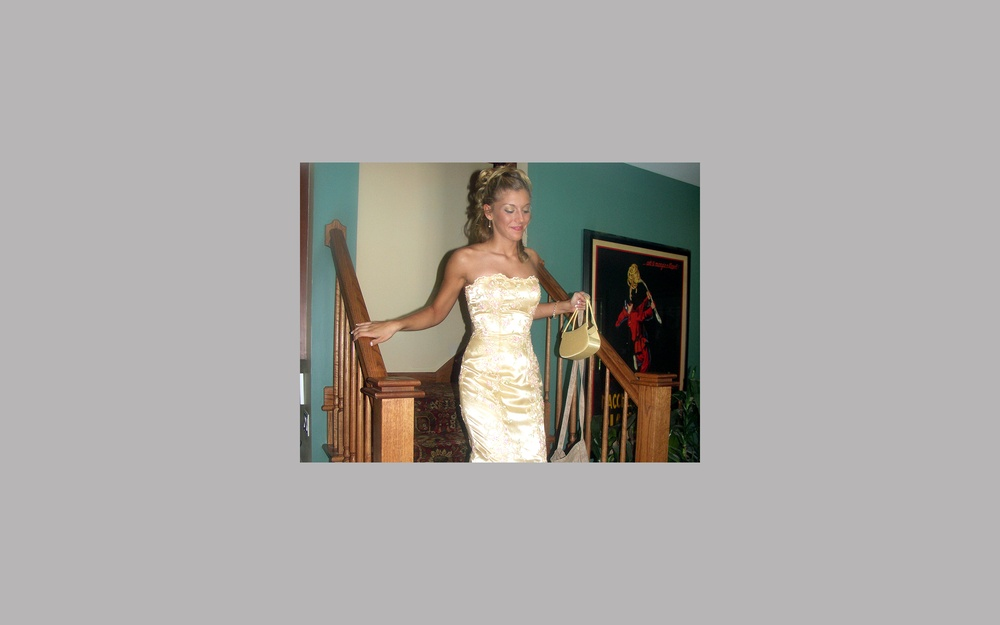
#> input picture stimuli/primes_pos/image_0.jpg, 1000 x 625 px, shrunk from 2560 x 1600 before the run; its folder holds 4 pictures in this run
$ python code_chunk_testing.py
#> lines starting #> are read from the running program, lines starting #| are printed output that depends on the picture
from PIL import Image
import glob
image_list = []
for filename in glob.glob('D:\Documents\MSc\sleepysleepy\programming_group\priming-session\stimuli\primes_pos\*.jpg'):
    im=Image.open(filename)
#> im is the input picture: PIL image 1000x625 RGB; mean R, G, B 171, 168, 165.3
    image_list.append(im)
im.show()
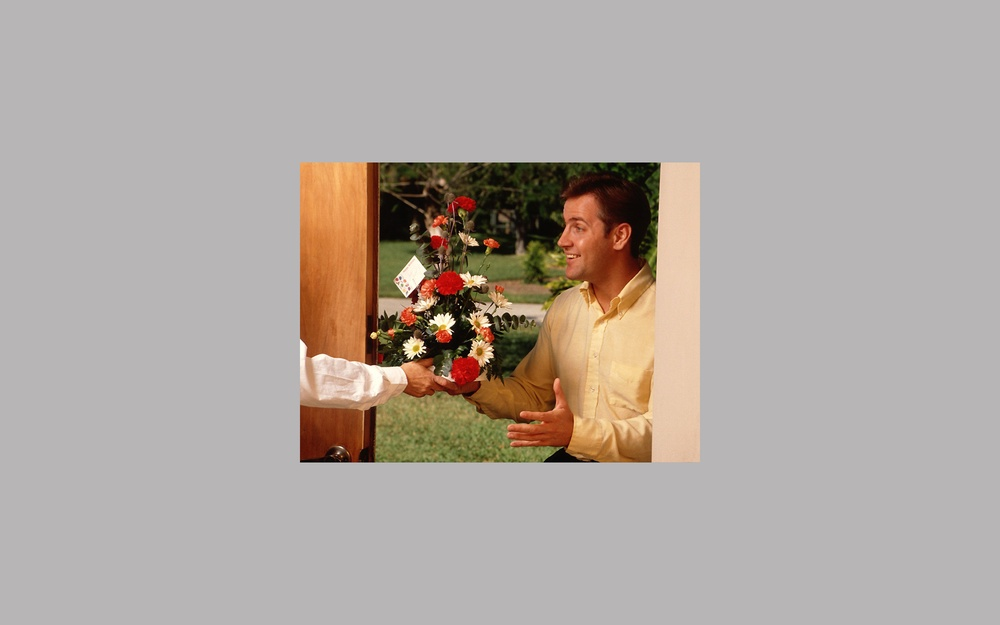
#> shown: PIL image 1000x625 RGB; mean R, G, B 176.4, 167.5, 161.2
